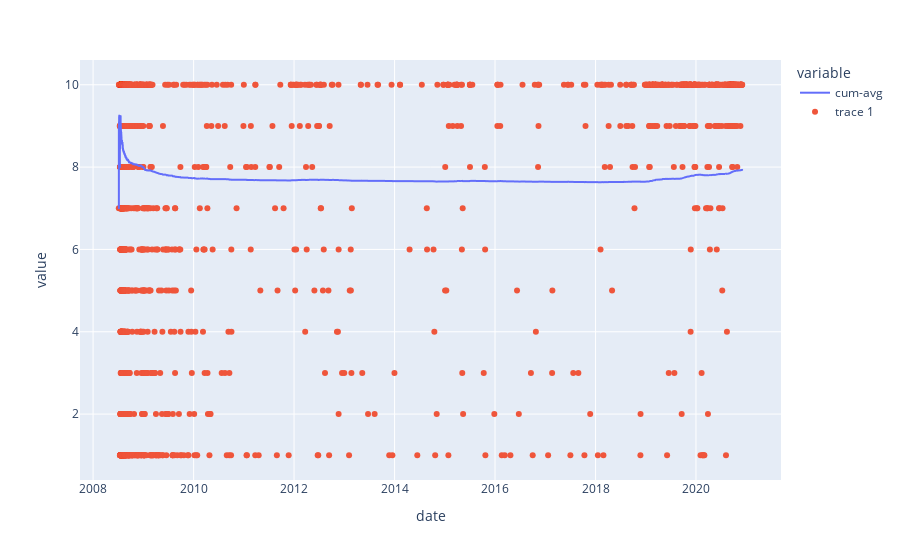

This figure's notebook cell:
### Code cell
import plotly.express as px 

df['cum-avg'] = df['score'].expanding().mean().to_list()
# Plot 
trend_fig = px.line(df, x='date', y=['cum-avg'])
# add another
trend_fig.add_scatter(x=df['date'], y=df['score'],mode='markers', name='Individual Score')
trend_fig.update_layout( height=800, title_text='Score Trend Over Time')
# Show plot 
trend_fig.show()

### Figure 1 — Plotly figure (JSON) as saved in the notebook; plotly's stock layout.template omitted (floating-point values rounded to 4 significant figures; data arrays with more than 128 entries replaced by an {"elided": "..."} marker saying what was removed)
{"data": [{"hovertemplate": "variable=cum-avg<br>date=%{x}<br>value=%{y}<extra></extra>", "legendgroup": "cum-avg", "line": {"color": "#636efa", "dash": "solid"}, "mode": "lines", "name": "cum-avg", "showlegend": true, "type": "scattergl", "x": {"elided": "2522 str values"}, "xaxis": "x", "y": {"elided": "2522 float values"}, "yaxis": "y"}, {"mode": "markers", "type": "scatter", "x": {"elided": "2522 str values"}, "y": {"elided": "2522 int values"}}], "layout": {"legend": {"title": {"text": "variable"}, "tracegroupgap": 0}, "margin": {"t": 60}, "xaxis": {"anchor": "y", "domain": [0, 1], "title": {"text": "date"}}, "yaxis": {"anchor": "x", "domain": [0, 1], "title": {"text": "value"}}}}
